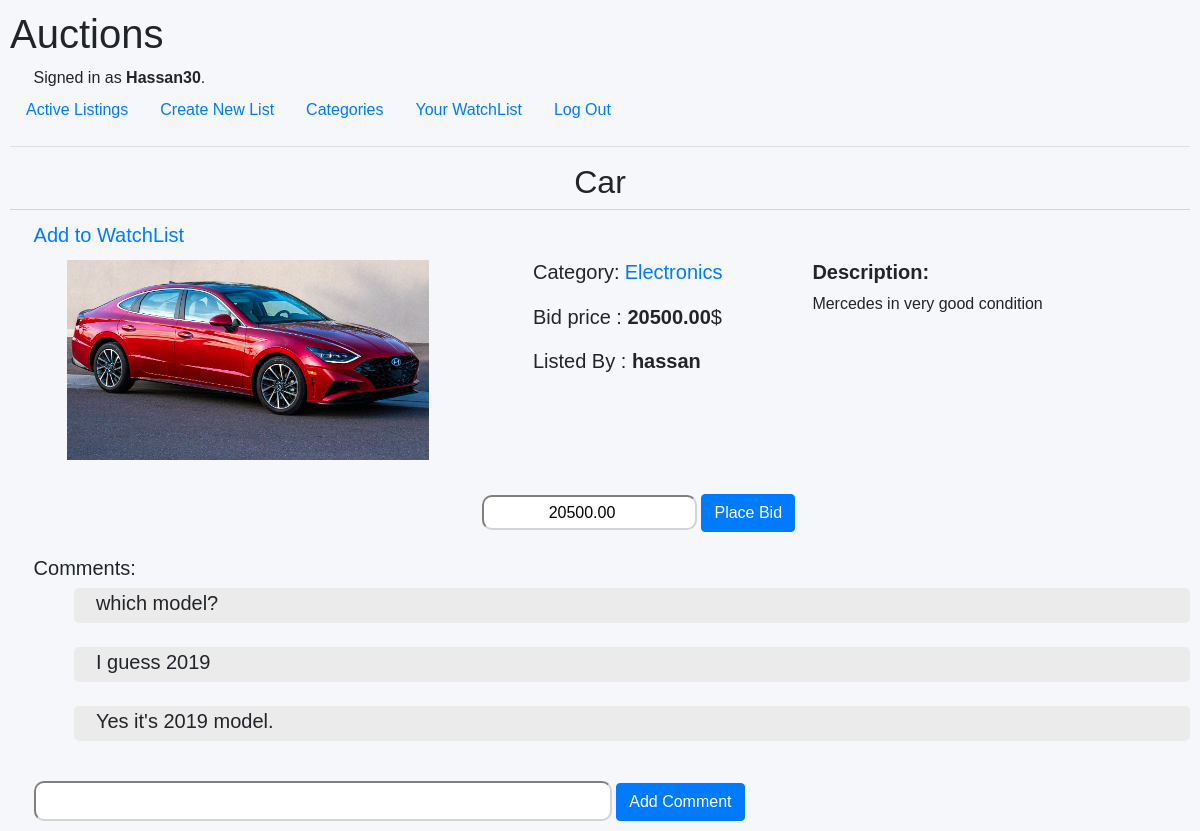
/list_page/15 (signed in), run on the app's committed database.
### auctions/models.py (models this page shows, shortened)
class User(AbstractUser):
    pass

class list_item(models.Model):
	id= models.AutoField(primary_key=True)
	title = models.CharField(max_length=124)
	initiator=models.ForeignKey(User, on_delete=models.CASCADE, name="item_creator")
	bidPrice = models.DecimalField(max_digits=10, decimal_places=2,validators= [MinValueValidator(1)])
	category_choices = [
	("Fashion", "Fashion"),
	("Toys", "Toys"),
	("Electronics", "Electronics"),
	("Home", "Home"),
	("Other", "Other"),
	]
	category = models.CharField(
		max_length= 124,
		choices = category_choices,
		default = "Home",
	)
	picture_item= models.ImageField(upload_to="images/")
	description = models.TextField(default="None")
	closed = models.BooleanField(default=False)

class comment(models.Model):
	id = models.AutoField(primary_key=True)
	item_id = models.ForeignKey(list_item, on_delete=models.CASCADE)
	userName = models.ForeignKey(User, on_delete=models.CASCADE, name="commenter")
	comment = models.TextField(default="")

### auctions/views.py (the view, shortened to what this page needs)
# urls.py: path("list_page/<int:list_id>", views.list_page, name="list_page"),
def list_page(request, list_id):
    item = list_item.objects.get(id=list_id)
    if item.closed == False:
        comments_list = list(comment.objects.filter(item_id=item.id).values('comment', 'commenter'))
        comments= []
        for com in comments_list:
            entry = com.get('comment')
            comments.append(entry)
        if request.user.is_authenticated and (request.user).username == (item.item_creator).username:
           return render(request, "auctions/list_page.html",{
            "item": item,
            "media_url":MEDIA_URL,
            "comments": comments,
            "close_msg": "Close Bid"
            })
        else:
            if request.user.is_authenticated:
                try:
                    string = "Remove from WatchList"
                    obj = watchlist.objects.get(item_id=list_id, userName_id= request.user)
                    return render(request, "auctions/list_page.html",{
                        "item": item,
                        "media_url":MEDIA_URL,
                        "comments": comments,
                        "remove_list": string,
                    })
                except (watchlist.DoesNotExist):
                    return render(request, "auctions/list_page.html",{
                        "item": item,
                        "media_url":MEDIA_URL,
                        "comments": comments,
                    })
            else:
                return render(request, "auctions/list_page.html",{
                    "item": item,
                    "media_url":MEDIA_URL,
                    "comments": comments,
                })

### auctions/templates/auctions/list_page.html (shortened to what this page needs)
{% extends "auctions/layout.html" %}
{% block body %}
	<h2 style="text-align: center;">{{item.title}}</h2>
	<div style="height: 1px; background-color: lightgray;"></div>
	<div style="height: 10px;"></div>
	{% if close_msg %}
		<a class="link" href="{% url 'closedBid' item.id %}">{{close_msg}}</a>
	{% elif remove_list %}
		<a class="link" href="{% url 'watchList' item.id %}">{{remove_list}}</a>
	{% elif not message %}
		<a class="link" href="{% url 'watchList' item.id %}">Add to WatchList</a>
	{% endif %}
    <div class="container">
    	<div class="row">
			<div class="col-md-5">
	            <img src="{{ media_url }}{{ item.picture_item }}" alt="No image found" style="height: 200px;">
	        </div>
	        <div class="col-md-3">
	            <h5>Category:<a href="{% url 'categories' item.category %}">{{item.category}}</a></h5>
	    		<h5 style="padding-top: 5%"> Bid price : <strong>{{item.bidPrice}}</strong>$</h5>
	    		{% if item.item_creator.username == request.user.username %}
	    			<h5 style="padding-top: 5%"> Listed By : <strong>You</strong></h5>
	    		{% else %}
	    			<h5 style="padding-top: 5%"> Listed By : <strong>{{item.item_creator.username}}</strong></h5>
	    		{% endif %}
	        </div>
	        <div class="col-md-3" style="font-family: arial, sans-sarif; font-size: 16px;">
	        	<h5> <strong>Description: </strong></h5>
	    	    {{item.description}}</br>
	        </div>
	    </div>
	</div>
    <div style="height: 10px;"></div>
	<div style="margin-left: 10%; padding-left: 30%;">
		<form action="{% url 'list_bid' item.id %}" method="post">
			<input type="number" name="bid" value="{{item.bidPrice}}" style="text-align: center; border-radius: 10px; height: 35px; border-color: lightgray;">
			<input type="submit" class="btn btn-primary" name="submitBid" value="Place Bid">
		</form>
	</div></br>
	<div>
		<h5>Comments:</h5>
	</div>
	<div>
		<ul>
		{% for comment in comments %}
			<div style="background-color:#ebebeb; min-height: 35px; font-size: 20px; border-radius: 5px;">
				{{comment}}
			</div></br>
		{% endfor %}
		</ul>
	</div>
	<div>
		<form action="{% url 'list_comment' item.id %}" method="post">
			<input type="text" name="userComment" style="width: 50%; border-radius: 10px; height: 40px; border-color: lightgray; font-size: 16px; text-align: center; text-shadow: all;">
			<input type="submit" class="btn btn-primary" name="submitComment" value="Add Comment">
		</form>
	</div>
{% endblock %}

### auctions/templates/auctions/layout.html (shortened to what this page needs)
{% load static %}
<!DOCTYPE html>
<html lang="en">
    <head>
        <link rel="stylesheet" href="https://stackpath.bootstrapcdn.com/bootstrap/4.4.1/css/bootstrap.min.css">
        <link href="{% static 'auctions/styles.css' %}" rel="stylesheet">
    </head>
    <body>
        <h1>Auctions</h1>
        <div>
            {% if user.is_authenticated %}
                Signed in as <strong>{{ user.username }}</strong>.
            {% else %}
                Not signed in.
            {% endif %}
        </div>
        <ul class="nav">
            <li class="nav-item">
                <a class="nav-link" href="{% url 'index' %}">Active Listings</a>
            </li>
            <li class="nav-item">
                <a class="nav-link" href="{% url 'create_page' %}">Create New List</a>
            </li>
            <li class="nav-item">
                <a class="nav-link" href="{% url 'categories_display' %}">Categories</a>
            </li>
            {% if user.is_authenticated %}
                <li class="nav-item">
                    <a class="nav-link" href="{% url 'watchlist_display' %}">Your WatchList</a>
                </li>
                <li class="nav-item">
                    <a class="nav-link" href="{% url 'logout' %}">Log Out</a>
                </li>
            {% endif %}
        </ul>
        <hr>
        {% block body %}
        {% endblock %}
    </body>
</html>

### auctions/static/auctions/styles.css (style rules this page uses)
body { padding: 10px; }

### auctions/templates/auctions/list_page.html (style rules this page uses)
div, a { padding-left: 2%; }
body { font-family: arial, sans-sarif; background-color: #f5f7fa; }
.container { padding-top: 10px; }
.link { font-size: 20px; }

### data on the page
User: username "Hassan30"
list_item: title "Car", picture_item (picture), category "Electronics", bidPrice "20500.00", item_creator.username "hassan", description "Mercedes in very good condition", bid "20500.00"
comment: comment "which model?"
comment: comment "I guess 2019"
comment: comment "Yes it's 2019 model."
